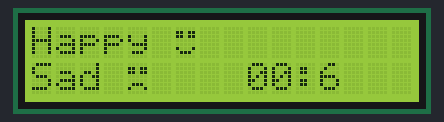
Bench run of a sketch on a simulated Arduino Uno, built with avr-gcc and run on an emulated ATmega328P. Shown: 16×2 character LCD.

Above: at 0.22 s.
At 4.8 s:
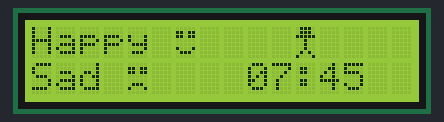
At 9.72 s:
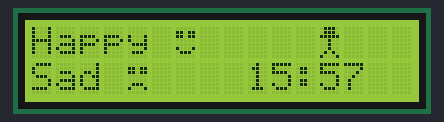
At 19.81 s:
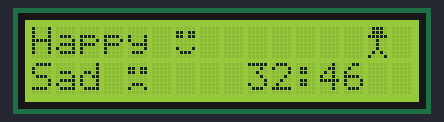
At 29.9 s:
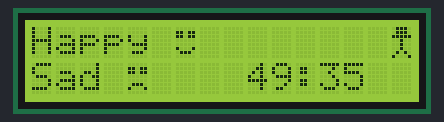
At 39.66 s:
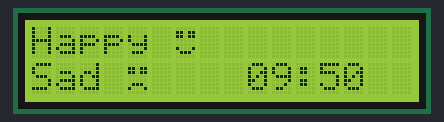

The sketch:

sketch_afisor.ino
```cpp
#include <LiquidCrystal.h>
LiquidCrystal lcd(7, 6, 5, 4, 3, 2);
int time = 0;
int seconds = 0;
int minutes = 0;
int pos = 10;
int pos2 = 10;
// Masca pentru primul caracter, fiecare linie de biţi
//reprezintă o linie a caracterului
byte happy[8] = {
  B00000,
  B11011,
  B11011,
  B00000,
  B00000,
  B10001,
  B01110,
};
// Masca pentru al doilea caracter
byte sad[8] = {
  B00000,
  B11011,
  B11011,
  B00000,
  B00000,
  B01110,
  B10001,
};
byte paint[8] = {
  B01110,
  B01110,
  B11111,
  B00100,
  B00100,
  B00100,
  B01010,
  B10001,
};
void setup() {
  lcd.begin(16, 2);
  // cele două caractere sunt stocate în CGROM, zona
  //utilizator, poziţiile 0 şi 1
  lcd.createChar(0, happy);
  lcd.createChar(1, sad);
  lcd.createChar(2, paint);
  // Afişare prima linie, un text standard urmat de primul
  //caracter utilizator
  lcd.setCursor(0, 0);
  lcd.print("Happy ");
  lcd.write(byte(0));  // Observaţi diferenta dintre print şi
  //write
  /* când referiți caracterul „0” trebuie să faceți un cast
la byte. Altfel compilatorul va semnala o eroare. Excepție
este cazul în care referiți o variabilă:
byte zero = 0;
lcd.write(zero);
*/
  // Afișare pe a doua linie
  lcd.setCursor(0, 1);
  lcd.print("Sad ");
  lcd.write(1);  // când referiți caractere diferite de „0”
  lcd.setCursor(10, 0);
  //nu mai este necesar cast-ul;
}
// Funcţia loop rămâne nefolosită, puteți să o folosiți pentru
//a extinde funcționalitatea
void loop() {
  lcd.setCursor(pos, 1);
  time = millis() / 10;
  seconds = time % 60;
  minutes = time / 60 % 60;
  lcd.print(minutes);
  lcd.setCursor(11, 1);
  lcd.print(":");
  lcd.setCursor(12, 1);
  lcd.print(seconds);
  if (minutes < 10) {
    lcd.setCursor(9, 1);
    lcd.print("0");
  } else
    pos = 9;
  if (time % 100 == 0) {
    lcd.setCursor(pos2, 0);
    lcd.print(" ");

    lcd.setCursor(pos2 + 1, 0);
    lcd.write(2);
    if (pos2 == 15) {
      pos2 = 9;
    } else {
      // lcd.print(" ");
      pos2++;
    }
  }
}
```
